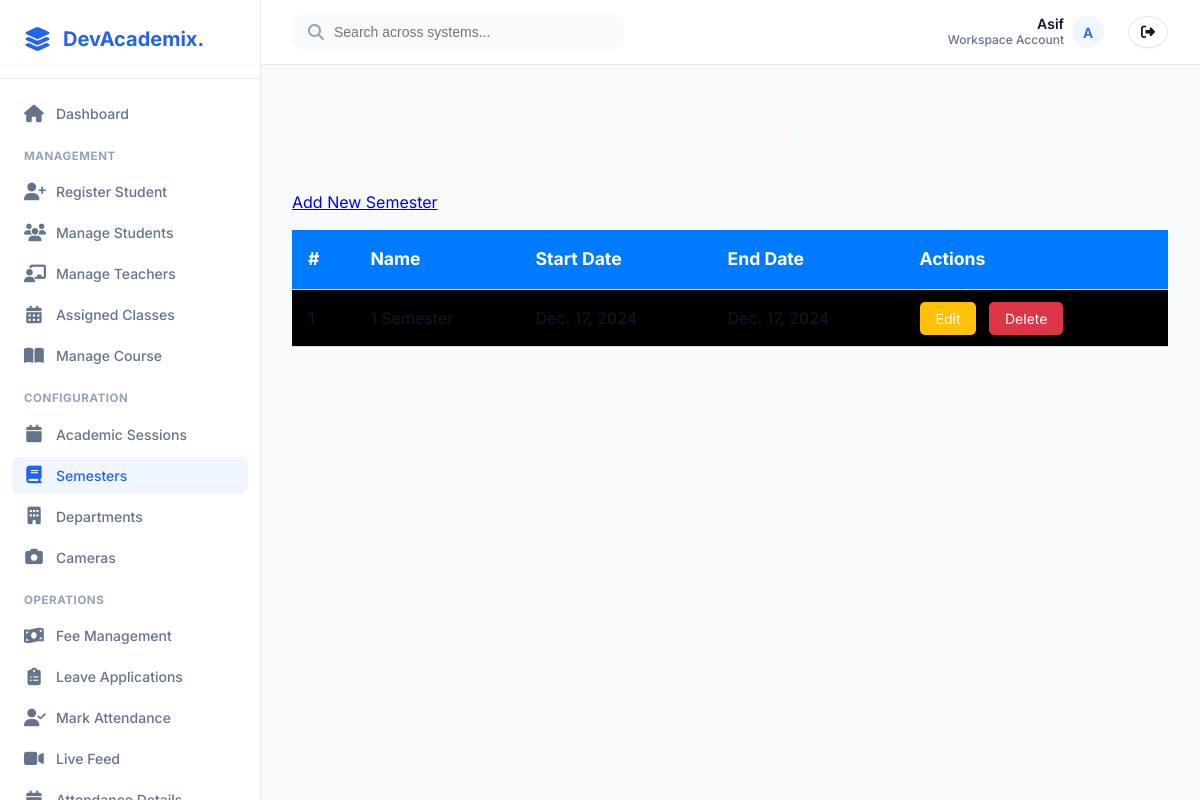
Page /semesters/ (signed in) on the committed database.
### app1/models.py (models this page shows, shortened)
class Semester(models.Model):
    name = models.CharField(max_length=100, unique=True, help_text="Semester name (e.g., Fall 2024)")
    start_date = models.DateField(help_text="Start date of the semester")
    end_date = models.DateField(help_text="End date of the semester")
    description = models.TextField(help_text="Brief description of the semester", blank=True, null=True)

### app1/views.py (the view)
# urls.py: path('semesters/', views.semester_list, name='semester_list'),
def semester_list(request):
    semesters = Semester.objects.all()
    return render(request, 'semester_list.html', {'semesters': semesters})

### templates/semester_list.html (shortened to what this page needs)
{% extends 'base.html' %}
{% block content %}
<h1>Semester List</h1>
<a href="{% url 'semester_create' %}" class="btn btn-primary">Add New Semester</a>
<table class="table">
    <thead>
        <tr>
            <th>#</th>
            <th>Name</th>
            <th>Start Date</th>
            <th>End Date</th>
            <th>Actions</th>
        </tr>
    </thead>
    <tbody>
        {% for semester in semesters %}
        <tr>
            <td>{{ forloop.counter }}</td>
            <td>{{ semester.name }}</td>
            <td>{{ semester.start_date }}</td>
            <td>{{ semester.end_date }}</td>
            <td>
                <a href="{% url 'semester_update' semester.id %}" class="btn btn-warning btn-sm">Edit</a>
                <a href="{% url 'semester_delete' semester.id %}" class="btn btn-danger btn-sm">Delete</a>
            </td>
        </tr>
        {% endfor %}
    </tbody>
</table>
{% endblock %}

### templates/base.html (shortened to what this page needs)
<!DOCTYPE html>
{% load static %}
<html lang="en">
<head>
    <link rel="stylesheet" href="https://cdnjs.cloudflare.com/ajax/libs/font-awesome/6.4.0/css/all.min.css">
    <link rel="stylesheet" href="{% static 'css/saas_theme.css' %}">
</head>
<body>
    <aside class="saas-sidebar" id="sidebar">
        <div class="saas-sidebar-header">
            <i class="fas fa-layer-group" style="font-size: 1.5rem; color: var(--primary-color);"></i>
            <h2>DevAcademix.</h2>
        </div>
        <nav class="saas-sidebar-nav">
            {% if not user.is_authenticated %}
            <a href="{% url 'login' %}" class="saas-nav-item">
                <i class="fas fa-sign-in-alt"></i> Login
            </a>
            {% elif user.is_staff or user.is_superuser %}
            <a href="{% url 'admin_dashboard' %}" class="saas-nav-item">
                <i class="fas fa-home"></i> Dashboard
            </a>
            <div style="font-size:0.72rem;font-weight:700;color:var(--text-tertiary);text-transform:uppercase;margin:var(--space-4) var(--space-3) var(--space-2);letter-spacing:0.05em;">Management</div>
            <a href="{% url 'register_student' %}" class="saas-nav-item">
                <i class="fas fa-user-plus"></i> Register Student
            </a>
            <a href="{% url 'student-list' %}" class="saas-nav-item">
                <i class="fas fa-users"></i> Manage Students
            </a>
            <a href="{% url 'teacher_list' %}" class="saas-nav-item">
                <i class="fas fa-chalkboard-teacher"></i> Manage Teachers
            </a>
            <a href="{% url 'assigned_class_list' %}" class="saas-nav-item">
                <i class="fas fa-calendar-alt"></i> Assigned Classes
            </a>
            <a href="{% url 'manage_courses' %}" class="saas-nav-item">
                <i class="fas fa-book-open"></i> Manage Course
            </a>
            <div style="font-size:0.72rem;font-weight:700;color:var(--text-tertiary);text-transform:uppercase;margin:var(--space-4) var(--space-3) var(--space-2);letter-spacing:0.05em;">Configuration</div>
            <a href="{% url 'session_list' %}" class="saas-nav-item">
                <i class="fas fa-calendar"></i> Academic Sessions
            </a>
            <a href="{% url 'semester_list' %}" class="saas-nav-item">
                <i class="fas fa-book"></i> Semesters
            </a>
            <a href="{% url 'department_list' %}" class="saas-nav-item">
                <i class="fas fa-building"></i> Departments
            </a>
            <a href="{% url 'camera_config_list' %}" class="saas-nav-item">
                <i class="fas fa-camera"></i> Cameras
            </a>
            <div style="font-size:0.72rem;font-weight:700;color:var(--text-tertiary);text-transform:uppercase;margin:var(--space-4) var(--space-3) var(--space-2);letter-spacing:0.05em;">Operations</div>
            <a href="{% url 'student_list_with_fees' %}" class="saas-nav-item">
                <i class="fas fa-money-bill-wave"></i> Fee Management
            </a>
            <a href="{% url 'leave_list' %}" class="saas-nav-item">
                <i class="fas fa-clipboard-list"></i> Leave Applications
            </a>
            <a href="{% url 'mark_attendance' %}" class="saas-nav-item">
                <i class="fas fa-user-check"></i> Mark Attendance
            </a>
            <a href="{% url 'capture_and_recognize_with_cam' %}" class="saas-nav-item">
                <i class="fas fa-video"></i> Live Feed
            </a>
            <a href="{% url 'student_attendance_list' %}" class="saas-nav-item">
                <i class="fas fa-calendar-check"></i> Attendance Details
            </a>
            {% endif %}
        </nav>
    </aside>
    <div class="saas-main" id="main-content">
        <header class="saas-header">
            <div style="display: flex; align-items: center;">
                <div class="saas-header-search">
                    <i class="fas fa-search" style="color: var(--text-tertiary);"></i>
                    <input type="text" placeholder="Search across systems...">
                </div>
            </div>
            <div class="saas-header-actions">
                {% if user.is_authenticated %}
                <div class="saas-user-profile">
                    <span style="display: flex; flex-direction: column; align-items: flex-end; line-height: 1.2;">
                        <span style="color: var(--text-primary); font-weight: 600;">{{ user.username|title }}</span>
                        <span style="font-size: 0.75rem;">Workspace Account</span>
                    </span>
                    <div class="saas-avatar">
                        {{ user.username|make_list|first|upper }}
                    </div>
                </div>
                <a href="{% url 'logout' %}" class="saas-btn saas-btn-secondary"
                    style="margin-left: var(--space-2); padding: var(--space-2) var(--space-3); border-radius: 50%;">
                    <i class="fas fa-sign-out-alt"></i>
                </a>
                {% else %}
                <a href="{% url 'login' %}" class="saas-btn saas-btn-primary">
                    <i class="fas fa-sign-in-alt"></i> Login
                </a>
                {% endif %}
            </div>
        </header>
        <main class="saas-content">
            {% block content %}
            {% endblock %}
        </main>
    </div>
</body>
</html>

### static/css/saas_theme.css (style rules this page uses)
:root { --primary-color: #2563EB; --primary-hover: #1D4ED8; --primary-light: #EFF6FF; --secondary-color: #0F172A; --accent-color: #22C55E; --accent-hover: #16A34A; --accent-light: #DCFCE7; --danger-color: #EF4444; --danger-hover: #DC2626; --danger-light: #FEE2E2; --warning-color: #F59E0B; --warning-light: #FEF3C7; --bg-color: #F8FAFC; --surface-color: #FFFFFF; --text-primary: #0F172A; --text-secondary: #64748B; --text-tertiary: #94A3B8; --border-color: #E2E8F0; --shadow-sm: 0 1px 2px 0 rgba(0, 0, 0, 0.05); --shadow-md: 0 4px 6px -1px rgba(0, 0, 0, 0.1), 0 2px 4px -1px rgba(0, 0, 0, 0.06); --shadow-lg: 0 10px 15px -3px rgba(0, 0, 0, 0.1), 0 4px 6px -2px rgba(0, 0, 0, 0.05); --radius-sm: 4px; --radius-md: 8px; --radius-lg: 12px; --radius-xl: 16px; --space-1: 4px; --space-2: 8px; --space-3: 12px; --space-4: 16px; --space-5: 24px; --space-6: 32px; --space-8: 48px; }
body { font-family: 'Inter', sans-serif !important; background-color: var(--bg-color) !important; color: var(--text-primary) !important; margin: 0; padding: 0; line-height: 1.5; -webkit-font-smoothing: antialiased; }
.saas-sidebar { position: fixed; top: 0; left: 0; width: 260px; height: 100vh; background-color: var(--surface-color); border-right: 1px solid var(--border-color); display: flex; flex-direction: column; z-index: 1000; transition: transform 0.3s ease; }
.saas-sidebar-header { padding: var(--space-5); border-bottom: 1px solid var(--border-color); display: flex; align-items: center; gap: var(--space-3); }
.saas-sidebar-header h2 { font-size: 1.25rem; font-weight: 700; margin: 0; color: var(--primary-color); text-decoration: none; }
.saas-sidebar-nav { flex: 1; overflow-y: auto; padding: var(--space-4) var(--space-3); }
.saas-nav-item { display: flex; align-items: center; padding: var(--space-2) var(--space-3); color: var(--text-secondary); text-decoration: none; border-radius: var(--radius-md); margin-bottom: var(--space-1); font-size: 0.875rem; font-weight: 500; transition: all 0.2s ease; }
.saas-nav-item.active { background-color: var(--primary-light); color: var(--primary-color); }
.saas-nav-item i { width: 20px; margin-right: var(--space-3); font-size: 1.1rem; text-align: center; }
.saas-main { margin-left: 260px; min-height: 100vh; display: flex; flex-direction: column; }
.saas-header { height: 64px; background-color: var(--surface-color); border-bottom: 1px solid var(--border-color); display: flex; align-items: center; justify-content: space-between; padding: 0 var(--space-6); position: sticky; top: 0; z-index: 999; }
.saas-header-search { display: flex; align-items: center; background-color: var(--bg-color); border-radius: var(--radius-md); padding: var(--space-2) var(--space-4); width: 300px; }
.saas-header-search input { border: none; background: transparent; outline: none; margin-left: var(--space-2); width: 100%; font-size: 0.875rem; color: var(--text-primary); }
.saas-header-actions { display: flex; align-items: center; gap: var(--space-4); }
.saas-user-profile { display: flex; align-items: center; gap: var(--space-2); font-size: 0.875rem; font-weight: 500; color: var(--text-secondary); }
.saas-avatar { width: 32px; height: 32px; border-radius: 50%; background-color: var(--primary-light); color: var(--primary-color); display: flex; align-items: center; justify-content: center; font-weight: 600; }
.saas-content { padding: var(--space-6); flex: 1; }
.saas-btn { display: inline-flex; align-items: center; justify-content: center; gap: var(--space-2); padding: var(--space-2) var(--space-4); font-size: 0.875rem; font-weight: 500; border-radius: var(--radius-md); border: 1px solid transparent; cursor: pointer; transition: all 0.2s; text-decoration: none; white-space: nowrap; }
.saas-btn-secondary { background-color: white; color: var(--text-primary); border-color: var(--border-color); box-shadow: var(--shadow-sm); }

### rows in the picture
Semester: name "1 Semester", start_date "Dec. 17, 2024", end_date "Dec. 17, 2024"

### other values in the picture
{{ user.username|title }} "Asif"
{{ user.username|make_list|first|upper }} "A"
